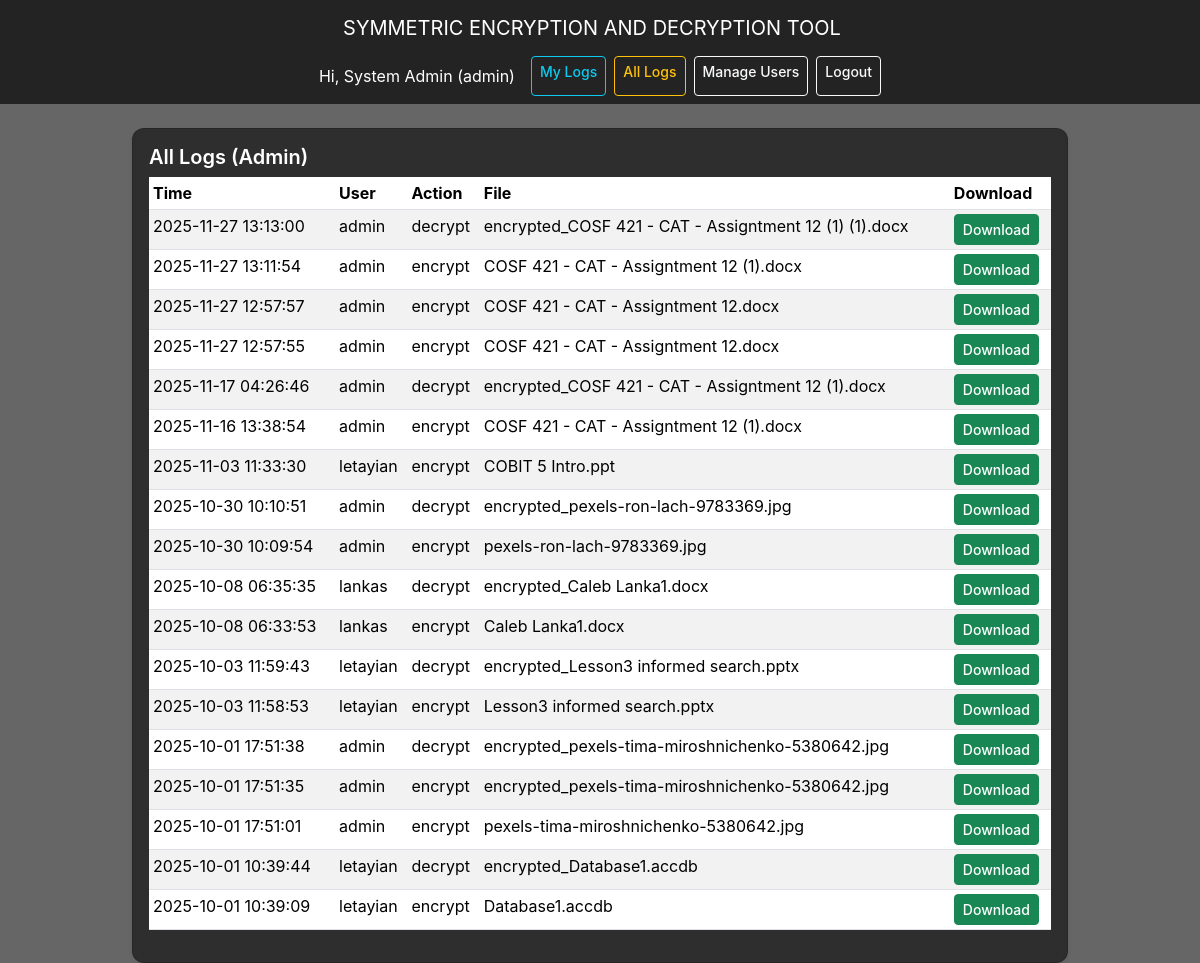
Page /logs (signed in) on the earlier database version.
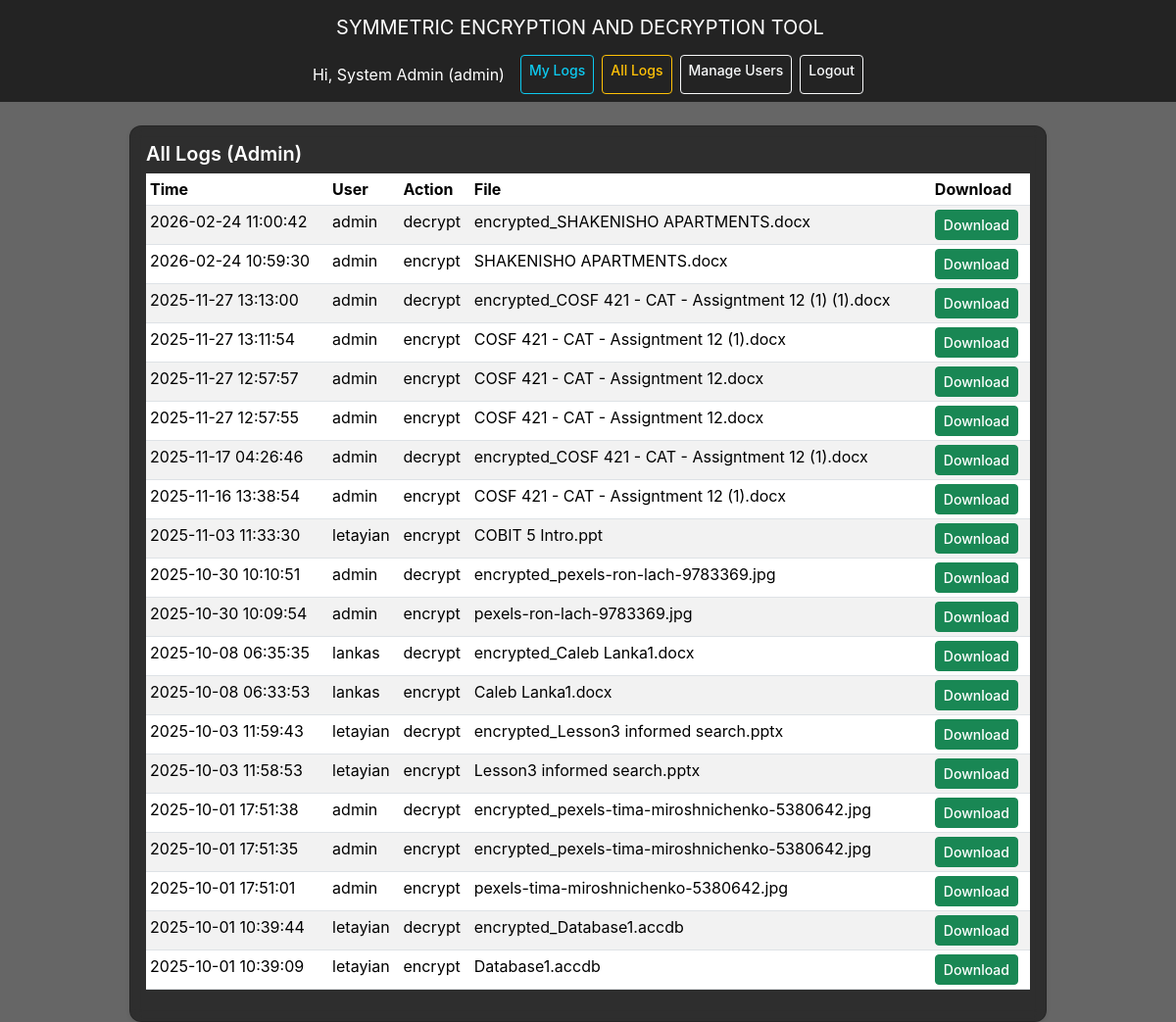
Same page on the later database version.
### tables this page shows
CREATE TABLE logs (
            id INTEGER PRIMARY KEY AUTOINCREMENT,
            action TEXT,
            filename TEXT,
            user TEXT,
            file_path TEXT,
            timestamp DATETIME DEFAULT CURRENT_TIMESTAMP
        );

### app.py (the view)
@app.route("/logs")
def logs():
    if "username" not in session or session.get("role", "user") != "admin":
        flash("Access denied. Admins only.", "danger")
        return redirect(url_for("home"))
    logs = get_logs()
    return render_template("logs.html", logs=logs, user=session.get("username"), role=session.get("role", "user"))

### database.py (called while the page is built)
def _conn():
    return sqlite3.connect(DB_NAME)

def get_logs():
    conn = _conn()
    c = conn.cursor()
    c.execute("SELECT * FROM logs ORDER BY timestamp DESC")
    rows = c.fetchall()
    conn.close()
    return rows

### templates/logs.html
{% extends "base.html" %}
{% block content %}
<div class="card shadow-sm">
  <div class="card-body">
    <h5 class="card-title">All Logs (Admin)</h5>
    <table class="table table-sm table-striped">
      <thead>
        <tr><th>Time</th><th>User</th><th>Action</th><th>File</th><th>Download</th></tr>
      </thead>
      <tbody>
        {% for log in logs %}
          <tr>
            <td>{{ log[5] }}</td>
            <td>{{ log[3] }}</td>
            <td>{{ log[1] }}</td>
            <td>{{ log[2] }}</td>
            <td>
              {% if log[4] %}
                <a class="btn btn-sm btn-success" href="{{ url_for('download', filename=log[4]) }}">Download</a>
              {% else %}
                <span class="text-muted">N/A</span>
              {% endif %}
            </td>
          </tr>
        {% else %}
          <tr><td colspan="5" class="text-center">No logs yet</td></tr>
        {% endfor %}
      </tbody>
    </table>
  </div>
</div>
{% endblock %}

Differences in the rows shown:
added logs: timestamp "2026-02-24 11:00:42", user "admin", action "decrypt", filename "encrypted_SHAKENISHO APARTMENTS.docx"
added logs: timestamp "2026-02-24 10:59:30", user "admin", action "encrypt", filename "SHAKENISHO APARTMENTS.docx"
